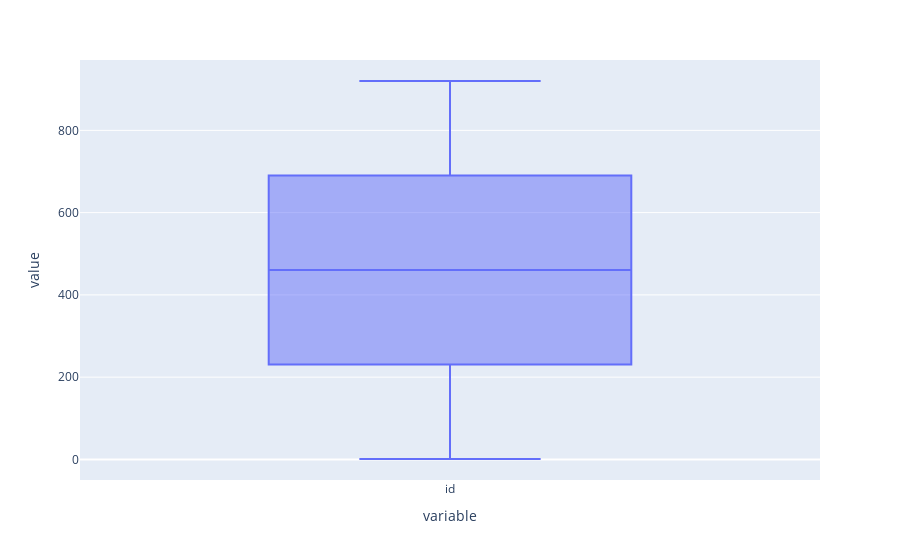
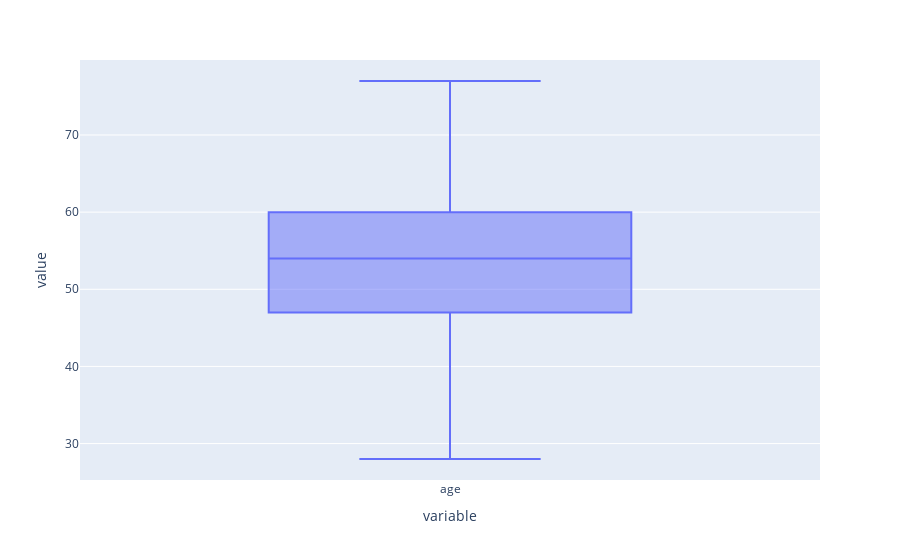
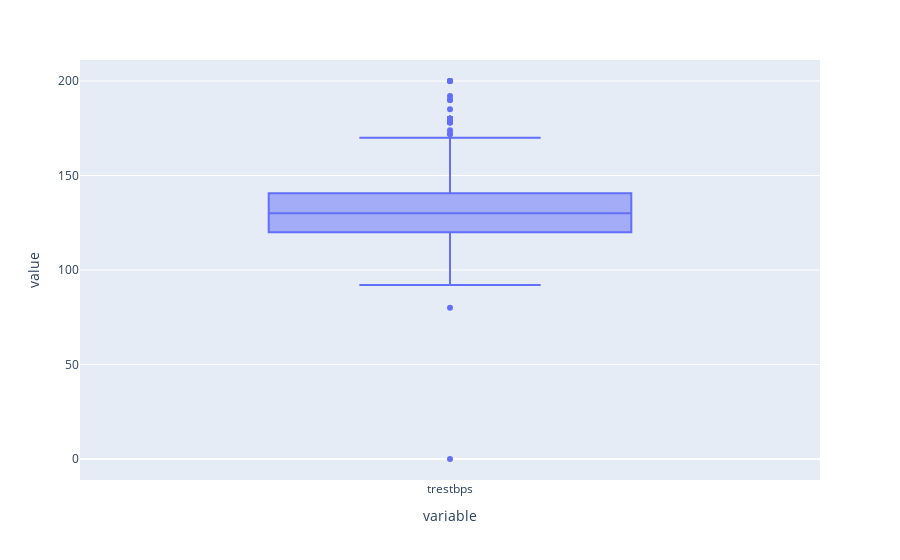
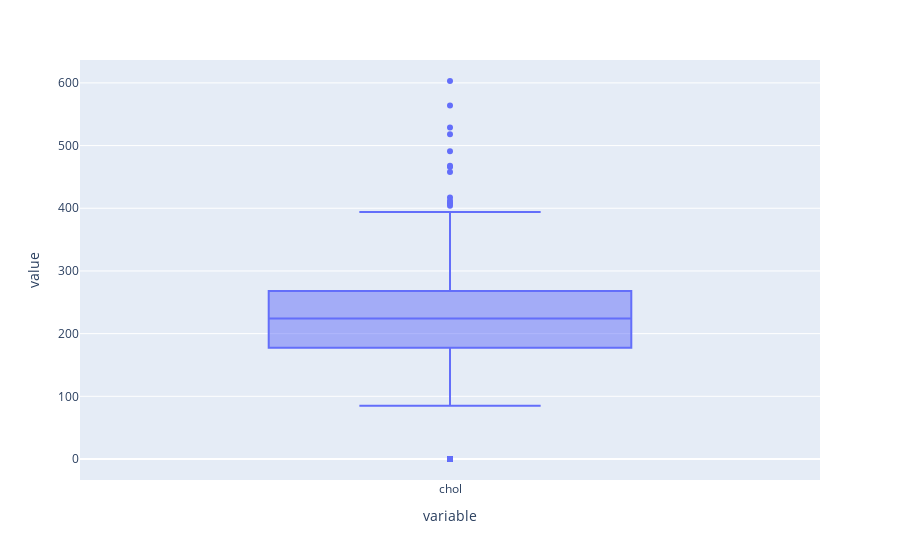

These figures' notebook cell, in order:
### Code cell
#Make a same plot with plotly
for i in df.select_dtypes(include="number").columns:
    fig=px.box(df[i],)
    fig.show()

### Figure 1 — Plotly figure (JSON) as saved in the notebook; plotly's stock layout.template omitted (floating-point values rounded to 4 significant figures; data arrays with more than 128 entries replaced by an {"elided": "..."} marker saying what was removed)
{"data": [{"alignmentgroup": "True", "hovertemplate": "variable=%{x}<br>value=%{y}<extra></extra>", "legendgroup": "", "marker": {"color": "#636efa"}, "name": "", "notched": false, "offsetgroup": "", "orientation": "v", "showlegend": false, "type": "box", "x": {"elided": "920 str values"}, "x0": " ", "xaxis": "x", "y": {"elided": "920 int values"}, "y0": " ", "yaxis": "y"}], "layout": {"boxmode": "group", "legend": {"tracegroupgap": 0}, "margin": {"t": 60}, "xaxis": {"anchor": "y", "domain": [0, 1], "title": {"text": "variable"}}, "yaxis": {"anchor": "x", "domain": [0, 1], "title": {"text": "value"}}}}

### Figure 2 — Plotly figure (JSON) as saved in the notebook; plotly's stock layout.template omitted (floating-point values rounded to 4 significant figures; data arrays with more than 128 entries replaced by an {"elided": "..."} marker saying what was removed)
{"data": [{"alignmentgroup": "True", "hovertemplate": "variable=%{x}<br>value=%{y}<extra></extra>", "legendgroup": "", "marker": {"color": "#636efa"}, "name": "", "notched": false, "offsetgroup": "", "orientation": "v", "showlegend": false, "type": "box", "x": {"elided": "920 str values"}, "x0": " ", "xaxis": "x", "y": {"elided": "920 int values"}, "y0": " ", "yaxis": "y"}], "layout": {"boxmode": "group", "legend": {"tracegroupgap": 0}, "margin": {"t": 60}, "xaxis": {"anchor": "y", "domain": [0, 1], "title": {"text": "variable"}}, "yaxis": {"anchor": "x", "domain": [0, 1], "title": {"text": "value"}}}}

### Figure 3 — Plotly figure (JSON) as saved in the notebook; plotly's stock layout.template omitted (floating-point values rounded to 4 significant figures; data arrays with more than 128 entries replaced by an {"elided": "..."} marker saying what was removed)
{"data": [{"alignmentgroup": "True", "hovertemplate": "variable=%{x}<br>value=%{y}<extra></extra>", "legendgroup": "", "marker": {"color": "#636efa"}, "name": "", "notched": false, "offsetgroup": "", "orientation": "v", "showlegend": false, "type": "box", "x": {"elided": "920 str values"}, "x0": " ", "xaxis": "x", "y": {"elided": "920 float values"}, "y0": " ", "yaxis": "y"}], "layout": {"boxmode": "group", "legend": {"tracegroupgap": 0}, "margin": {"t": 60}, "xaxis": {"anchor": "y", "domain": [0, 1], "title": {"text": "variable"}}, "yaxis": {"anchor": "x", "domain": [0, 1], "title": {"text": "value"}}}}

### Figure 4 — Plotly figure (JSON) as saved in the notebook; plotly's stock layout.template omitted (floating-point values rounded to 4 significant figures; data arrays with more than 128 entries replaced by an {"elided": "..."} marker saying what was removed)
{"data": [{"alignmentgroup": "True", "hovertemplate": "variable=%{x}<br>value=%{y}<extra></extra>", "legendgroup": "", "marker": {"color": "#636efa"}, "name": "", "notched": false, "offsetgroup": "", "orientation": "v", "showlegend": false, "type": "box", "x": {"elided": "920 str values"}, "x0": " ", "xaxis": "x", "y": {"elided": "920 float values"}, "y0": " ", "yaxis": "y"}], "layout": {"boxmode": "group", "legend": {"tracegroupgap": 0}, "margin": {"t": 60}, "xaxis": {"anchor": "y", "domain": [0, 1], "title": {"text": "variable"}}, "yaxis": {"anchor": "x", "domain": [0, 1], "title": {"text": "value"}}}}
